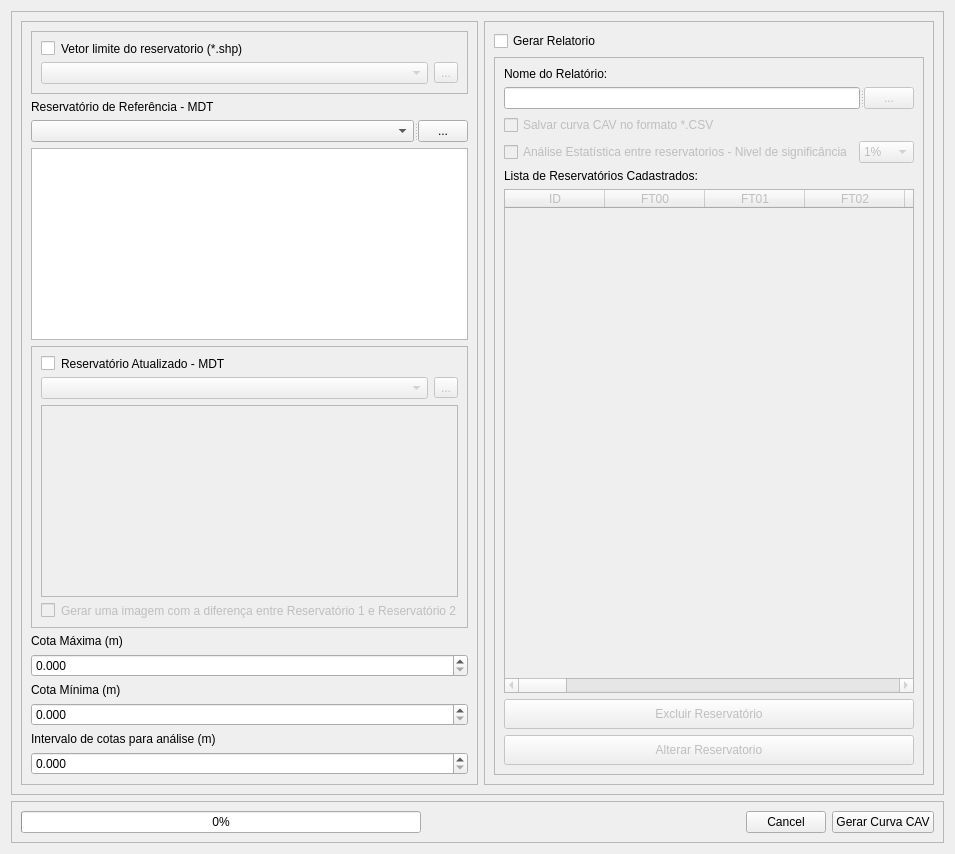
              <widget class="QWidget" name="tab_4">
               <attribute name="title">
                <string>Análise (Curva CAV)</string>
               </attribute>
               <layout class="QVBoxLayout" name="verticalLayout_5">
                <item>
                 <widget class="QFrame" name="frame">
                  <property name="frameShape">
                   <enum>QFrame::StyledPanel</enum>
                  </property>
                  <property name="frameShadow">
                   <enum>QFrame::Raised</enum>
                  </property>
                  <layout class="QHBoxLayout" name="horizontalLayout_2">
                   <item>
                    <widget class="QFrame" name="frame_4">
                     <property name="frameShape">
                      <enum>QFrame::StyledPanel</enum>
                     </property>
                     <property name="frameShadow">
                      <enum>QFrame::Raised</enum>
                     </property>
                     <layout class="QVBoxLayout" name="verticalLayout_6">
                      <item>
                       <widget class="QFrame" name="frame_5">
                        <property name="enabled">
                         <bool>true</bool>
                        </property>
                        <property name="sizePolicy">
                         <sizepolicy hsizetype="Expanding" vsizetype="Expanding">
                          <horstretch>0</horstretch>
                          <verstretch>0</verstretch>
                         </sizepolicy>
                        </property>
                        <property name="minimumSize">
                         <size>
                          <width>0</width>
                          <height>0</height>
                         </size>
                        </property>
                        <property name="autoFillBackground">
                         <bool>true</bool>
                        </property>
                        <property name="styleSheet">
                         <string notr="true">border-color: rgb(0, 0, 0);</string>
                        </property>
                        <property name="frameShape">
                         <enum>QFrame::StyledPanel</enum>
                        </property>
                        <property name="frameShadow">
                         <enum>QFrame::Raised</enum>
                        </property>
                        <layout class="QVBoxLayout" name="verticalLayout_9">
                         <item>
                          <widget class="QCheckBox" name="checkBox_4">
                           <property name="text">
                            <string>Vetor limite do reservatorio (*.shp)</string>
                           </property>
                          </widget>
                         </item>
                         <item>
                          <layout class="QHBoxLayout" name="horizontalLayout_10">
                           <item>
                            <widget class="QComboBox" name="comboBox_5">
                             <property name="enabled">
                              <bool>false</bool>
                             </property>
                             <property name="sizePolicy">
                              <sizepolicy hsizetype="Expanding" vsizetype="Preferred">
                               <horstretch>0</horstretch>
                               <verstretch>0</verstretch>
                              </sizepolicy>
                             </property>
                             <property name="editable">
                              <bool>false</bool>
                             </property>
                            </widget>
                           </item>
                           <item>
                            <widget class="QToolButton" name="toolButton_6">
                             <property name="enabled">
                              <bool>false</bool>
                             </property>
                             <property name="maximumSize">
                              <size>
                               <width>50</width>
                               <height>16777215</height>
                              </size>
                             </property>
                             <property name="text">
                              <string>...</string>
                             </property>
                            </widget>
                           </item>
                          </layout>
                         </item>
                        </layout>
                       </widget>
                      </item>
                      <item>
                       <widget class="QLabel" name="label">
                        <property name="text">
                         <string>&lt;html&gt;&lt;head/&gt;&lt;body&gt;&lt;p&gt;Reservatório de Referência - MDT&lt;/p&gt;&lt;/body&gt;&lt;/html&gt;</string>
                        </property>
                       </widget>
                      </item>
                      <item>
                       <widget class="QSplitter" name="splitter">
                        <property name="orientation">
                         <enum>Qt::Horizontal</enum>
                        </property>
                        <widget class="QComboBox" name="comboBox">
                         <property name="sizePolicy">
                          <sizepolicy hsizetype="Expanding" vsizetype="Preferred">
                           <horstretch>0</horstretch>
                           <verstretch>0</verstretch>
                          </sizepolicy>
                         </property>
                         <property name="currentText">
                          <string/>
                         </property>
                        </widget>
                        <widget class="QToolButton" name="toolButton">
                         <property name="maximumSize">
                          <size>
                           <width>50</width>
                           <height>16777215</height>
                          </size>
                         </property>
                         <property name="text">
                          <string>...</string>
                         </property>
                        </widget>
                       </widget>
                      </item>
                      <item>
                       <widget class="QListWidget" name="listWidget">
                        <property name="minimumSize">
                         <size>
                          <width>0</width>
                          <height>10</height>
                         </size>
                        </property>
                        <property name="verticalScrollBarPolicy">
                         <enum>Qt::ScrollBarAsNeeded</enum>
                        </property>
                        <property name="sizeAdjustPolicy">
                         <enum>QAbstractScrollArea::AdjustIgnored</enum>
                        </property>
                       </widget>
                      </item>
                      <item>
                       <widget class="QFrame" name="frame_3">
                        <property name="sizePolicy">
                         <sizepolicy hsizetype="Expanding" vsizetype="Expanding">
                          <horstretch>0</horstretch>
                          <verstretch>0</verstretch>
                         </sizepolicy>
                        </property>
                        <property name="minimumSize">
                         <size>
                          <width>0</width>
                          <height>0</height>
                         </size>
                        </property>
                        <property name="autoFillBackground">
                         <bool>true</bool>
                        </property>
                        <property name="styleSheet">
                         <string notr="true">border-color: rgb(0, 0, 0);</string>
                        </property>
                        <property name="frameShape">
                         <enum>QFrame::StyledPanel</enum>
                        </property>
                        <property name="frameShadow">
                         <enum>QFrame::Raised</enum>
                        </property>
                        <layout class="QVBoxLayout" name="verticalLayout_8">
                         <item>
                          <widget class="QCheckBox" name="checkBox_2">
                           <property name="text">
                            <string>Reservatório Atualizado - MDT</string>
                           </property>
                          </widget>
                         </item>
                         <item>
                          <layout class="QHBoxLayout" name="horizontalLayout_7">
                           <item>
                            <widget class="QComboBox" name="comboBox_2">
                             <property name="enabled">
                              <bool>false</bool>
                             </property>
                             <property name="sizePolicy">
                              <sizepolicy hsizetype="Expanding" vsizetype="Preferred">
                               <horstretch>0</horstretch>
                               <verstretch>0</verstretch>
                              </sizepolicy>
                             </property>
                             <property name="editable">
                              <bool>false</bool>
                             </property>
                            </widget>
                           </item>
                           <item>
                            <widget class="QToolButton" name="toolButton_2">
                             <property name="enabled">
                              <bool>false</bool>
                             </property>
                             <property name="maximumSize">
                              <size>
                               <width>50</width>
                               <height>16777215</height>
                              </size>
                             </property>
                             <property name="text">
                              <string>...</string>
                             </property>
                            </widget>
                           </item>
                          </layout>
                         </item>
                         <item>
                          <widget class="QListWidget" name="listWidget_2">
                           <property name="enabled">
                            <bool>false</bool>
                           </property>
                           <property name="minimumSize">
                            <size>
                             <width>0</width>
                             <height>10</height>
                            </size>
                           </property>
                          </widget>
                         </item>
                         <item>
                          <widget class="QCheckBox" name="checkBox_6">
                           <property name="enabled">
                            <bool>false</bool>
                           </property>
                           <property name="text">
                            <string>Gerar uma imagem com a diferença entre Reservatório 1 e Reservatório 2</string>
                           </property>
                          </widget>
                         </item>
                        </layout>
                       </widget>
                      </item>
                      <item>
                       <widget class="QLabel" name="label_4">
                        <property name="text">
                         <string>Cota Máxima (m)</string>
                        </property>
                       </widget>
                      </item>
                      <item>
                       <widget class="QDoubleSpinBox" name="doubleSpinBox">
                        <property name="decimals">
                         <number>3</number>
                        </property>
                        <property name="maximum">
                         <double>5000.000000000000000</double>
                        </property>
                        <property name="singleStep">
                         <double>1.000000000000000</double>
                        </property>
                        <property name="stepType">
                         <enum>QAbstractSpinBox::DefaultStepType</enum>
                        </property>
                        <property name="value">
                         <double>0.000000000000000</double>
                        </property>
                       </widget>
                      </item>
                      <item>
                       <widget class="QLabel" name="label_6">
                        <property name="text">
                         <string>Cota Mínima (m)</string>
                        </property>
                        <property name="buddy">
                         <cstring>doubleSpinBox_3</cstring>
                        </property>
                       </widget>
                      </item>
                      <item>
                       <widget class="QDoubleSpinBox" name="doubleSpinBox_3">
                        <property name="decimals">
                         <number>3</number>
                        </property>
                        <property name="maximum">
                         <double>5000.000000000000000</double>
                        </property>
                        <property name="singleStep">
                         <double>1.000000000000000</double>
                        </property>
                        <property name="value">
                         <double>0.000000000000000</double>
                        </property>
                       </widget>
                      </item>
                      <item>
                       <widget class="QLabel" name="label_5">
                        <property name="text">
                         <string>Intervalo de cotas para análise (m)</string>
                        </property>
                       </widget>
                      </item>
                      <item>
                       <widget class="QDoubleSpinBox" name="doubleSpinBox_2">
                        <property name="decimals">
                         <number>3</number>
                        </property>
                        <property name="maximum">
                         <double>5000.000000000000000</double>
                        </property>
                       </widget>
                      </item>
                     </layout>
                    </widget>
                   </item>
                   <item>
                    <widget class="QFrame" name="frame_6">
                     <property name="enabled">
                      <bool>true</bool>
                     </property>
                     <property name="frameShape">
                      <enum>QFrame::StyledPanel</enum>
                     </property>
                     <property name="frameShadow">
                      <enum>QFrame::Raised</enum>
                     </property>
                     <layout class="QVBoxLayout" name="verticalLayout_4">
                      <item>
                       <widget class="QCheckBox" name="checkBox">
                        <property name="enabled">
                         <bool>true</bool>
                        </property>
                        <property name="text">
                         <string>Gerar Relatorio</string>
                        </property>
                       </widget>
                      </item>
                      <item>
                       <widget class="QFrame" name="frame_7">
                        <property name="enabled">
                         <bool>true</bool>
                        </property>
                        <property name="frameShape">
                         <enum>QFrame::StyledPanel</enum>
                        </property>
                        <property name="frameShadow">
                         <enum>QFrame::Raised</enum>
                        </property>
                        <layout class="QVBoxLayout" name="verticalLayout_7">
                         <item>
                          <widget class="QLabel" name="label_3">
                           <property name="text">
                            <string>Nome do Relatório:</string>
                           </property>
                          </widget>
                         </item>
                         <item>
                          <widget class="QSplitter" name="splitter_2">
                           <property name="orientation">
                            <enum>Qt::Horizontal</enum>
                           </property>
                           <widget class="QLineEdit" name="lineEdit">
                            <property name="enabled">
                             <bool>true</bool>
                            </property>
                            <property name="text">
                             <string/>
                            </property>
                            <property name="readOnly">
                             <bool>true</bool>
                            </property>
                           </widget>
                           <widget class="QToolButton" name="toolButton_3">
                            <property name="enabled">
                             <bool>false</bool>
                            </property>
                            <property name="maximumSize">
                             <size>
                              <width>50</width>
                              <height>16777215</height>
                             </size>
                            </property>
                            <property name="text">
                             <string>...</string>
                            </property>
                           </widget>
                          </widget>
                         </item>
                         <item>
                          <widget class="QCheckBox" name="checkBox_3">
                           <property name="enabled">
                            <bool>false</bool>
                           </property>
                           <property name="text">
                            <string>Salvar curva CAV no formato *.CSV</string>
                           </property>
                          </widget>
                         </item>
                         <item>
                          <layout class="QHBoxLayout" name="horizontalLayout_5">
                           <item>
                            <widget class="QCheckBox" name="checkBox_5">
                             <property name="enabled">
                              <bool>false</bool>
                             </property>
                             <property name="text">
                              <string>Análise Estatística entre reservatorios - Nivel de significância</string>
                             </property>
                            </widget>
                           </item>
                           <item>
                            <widget class="QComboBox" name="comboBox_6">
                             <property name="enabled">
                              <bool>false</bool>
                             </property>
                             <property name="currentIndex">
                              <number>0</number>
                             </property>
                             <item>
                              <property name="text">
                               <string>1%</string>
                              </property>
                             </item>
                             <item>
                              <property name="text">
                               <string>5%</string>
                              </property>
                             </item>
                             <item>
                              <property name="text">
                               <string>10%</string>
                              </property>
                             </item>
                            </widget>
                           </item>
                          </layout>
                         </item>
                         <item>
                          <widget class="QLabel" name="label_23">
                           <property name="text">
                            <string>Lista de Reservatórios Cadastrados:</string>
                           </property>
                          </widget>
                         </item>
                         <item>
                          <widget class="QTableWidget" name="tb_reservatorio">
                           <property name="enabled">
                            <bool>false</bool>
                           </property>
                           <property name="tabletTracking">
                            <bool>false</bool>
                           </property>
                           <property name="editTriggers">
                            <set>QAbstractItemView::AnyKeyPressed|QAbstractItemView::DoubleClicked|QAbstractItemView::EditKeyPressed</set>
                           </property>
                           <property name="dragEnabled">
                            <bool>false</bool>
                           </property>
                           <property name="alternatingRowColors">
                            <bool>true</bool>
                           </property>
                           <property name="selectionBehavior">
                            <enum>QAbstractItemView::SelectRows</enum>
                           </property>
                           <property name="sortingEnabled">
                            <bool>true</bool>
                           </property>
                           <property name="cornerButtonEnabled">
                            <bool>false</bool>
                           </property>
                           <attribute name="horizontalHeaderCascadingSectionResizes">
                            <bool>false</bool>
                           </attribute>
                           <attribute name="verticalHeaderVisible">
                            <bool>false</bool>
                           </attribute>
                           <attribute name="verticalHeaderShowSortIndicator" stdset="0">
                            <bool>false</bool>
                           </attribute>
                           <column>
                            <property name="text">
                             <string>ID</string>
                            </property>
                           </column>
                           <column>
                            <property name="text">
                             <string extracomment="Nome Reservatório">FT00</string>
                            </property>
                            <property name="toolTip">
                             <string/>
                            </property>
                            <property name="whatsThis">
                             <string/>
                            </property>
                            <property name="font">
                             <font>
                              <weight>50</weight>
                              <bold>false</bold>
                             </font>
                            </property>
                           </column>
                           <column>
                            <property name="text">
                             <string>FT01</string>
                            </property>
                           </column>
                           <column>
                            <property name="text">
                             <string>FT02</string>
                            </property>
                           </column>
                           <column>
                            <property name="text">
                             <string>FT03</string>
                            </property>
                           </column>
                           <column>
                            <property name="text">
                             <string>FT04</string>
                            </property>
                           </column>
                           <column>
                            <property name="text">
                             <string>FT05</string>
                            </property>
                           </column>
                           <column>
                            <property name="text">
                             <string>FT06</string>
                            </property>
                           </column>
                           <column>
                            <property name="text">
                             <string>FT07</string>
                            </property>
                           </column>
                           <column>
                            <property name="text">
                             <string>FT08</string>
                            </property>
                           </column>
                           <column>
                            <property name="text">
                             <string>FT09</string>
                            </property>
                           </column>
                           <column>
                            <property name="text">
                             <string>FT10</string>
                            </property>
                           </column>
                           <column>
                            <property name="text">
                             <string>FT11</string>
                            </property>
                           </column>
                           <column>
                            <property name="text">
                             <string>FT12</string>
                            </property>
                           </column>
                           <column>
                            <property name="text">
                             <string>FT13</string>
                            </property>
                           </column>
                           <column>
                            <property name="text">
                             <string>FT14</string>
                            </property>
                           </column>
                           <column>
                            <property name="text">
                             <string>FT15</string>
                            </property>
                           </column>
                           <column>
                            <property name="text">
                             <string>FT16</string>
                            </property>
                           </column>
                           <column>
                            <property name="text">
                             <string>FT17</string>
                            </property>
                           </column>
                           <column>
                            <property name="text">
                             <string>FT18</string>
                            </property>
                           </column>
                           <column>
                            <property name="text">
                             <string>FT19</string>
                            </property>
                           </column>
                           <column>
                            <property name="text">
                             <string>FT20</string>
                            </property>
                           </column>
                           <column>
                            <property name="text">
                             <string>FT21</string>
                            </property>
                           </column>
                           <column>
                            <property name="text">
                             <string>FT22</string>
                            </property>
                           </column>
                           <column>
                            <property name="text">
                             <string>FT23</string>
                            </property>
                           </column>
                           <column>
                            <property name="text">
                             <string>FT24</string>
                            </property>
                           </column>
                           <column>
                            <property name="text">
                             <string>FT25</string>
                            </property>
                           </column>
                           <column>
                            <property name="text">
                             <string>FT26</string>
                            </property>
                           </column>
                           <column>
                            <property name="text">
                             <string>FT27</string>
                            </property>
                           </column>
                           <column>
                            <property name="text">
                             <string>FT28</string>
                            </property>
                           </column>
                           <column>
                            <property name="text">
                             <string>FT29</string>
                            </property>
                           </column>
                           <column>
                            <property name="text">
                             <string>FT30</string>
                            </property>
                           </column>
                          </widget>
                         </item>
                         <item>
                          <widget class="QPushButton" name="btn_excluir_2">
                           <property name="enabled">
                            <bool>false</bool>
                           </property>
                           <property name="minimumSize">
                            <size>
                             <width>100</width>
                             <height>30</height>
                            </size>
                           </property>
                           <property name="cursor">
                            <cursorShape>PointingHandCursor</cursorShape>
                           </property>
                           <property name="text">
                            <string>Excluir Reservatório</string>
                           </property>
                          </widget>
                         </item>
                         <item>
                          <widget class="QPushButton" name="btn_alterar_2">
                           <property name="enabled">
                            <bool>false</bool>
                           </property>
                           <property name="minimumSize">
                            <size>
                             <width>100</width>
                             <height>30</height>
                            </size>
                           </property>
                           <property name="cursor">
                            <cursorShape>PointingHandCursor</cursorShape>
                           </property>
                           <property name="text">
                            <string>Alterar Reservatorio</string>
                           </property>
                          </widget>
                         </item>
                        </layout>
                       </widget>
                      </item>
                     </layout>
                    </widget>
                   </item>
                  </layout>
                 </widget>
                </item>
                <item>
                 <widget class="QFrame" name="frame_2">
                  <property name="frameShape">
                   <enum>QFrame::StyledPanel</enum>
                  </property>
                  <property name="frameShadow">
                   <enum>QFrame::Raised</enum>
                  </property>
                  <layout class="QHBoxLayout" name="horizontalLayout_4">
                   <item>
                    <widget class="QProgressBar" name="progressBar">
                     <property name="value">
                      <number>0</number>
                     </property>
                    </widget>
                   </item>
                   <item>
                    <widget class="QDialogButtonBox" name="button_box">
                     <property name="orientation">
                      <enum>Qt::Horizontal</enum>
                     </property>
                     <property name="standardButtons">
                      <set>QDialogButtonBox::Cancel</set>
                     </property>
                    </widget>
                   </item>
                   <item>
                    <widget class="QPushButton" name="pushButton">
                     <property name="text">
                      <string>Gerar Curva CAV</string>
                     </property>
                    </widget>
                   </item>
                  </layout>
                 </widget>
                </item>
               </layout>
              </widget>
